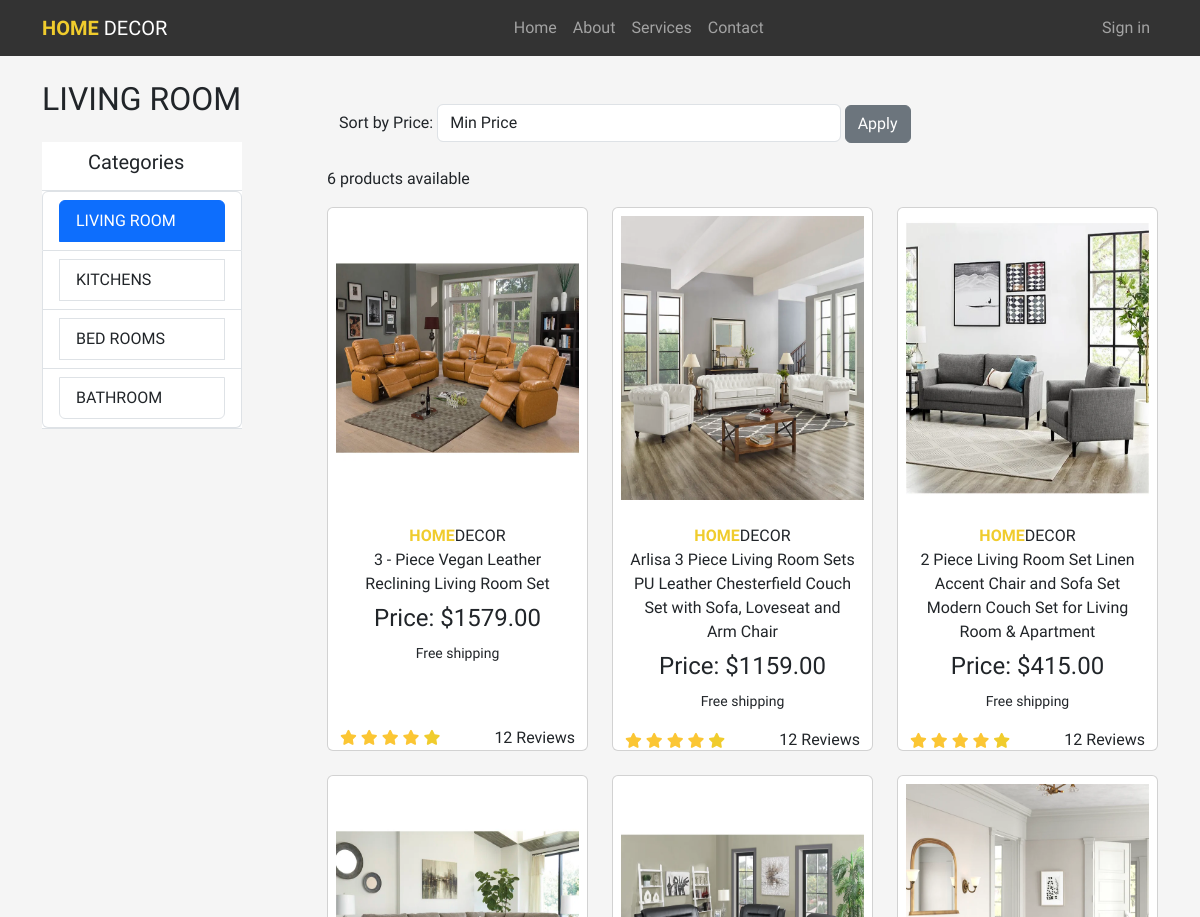
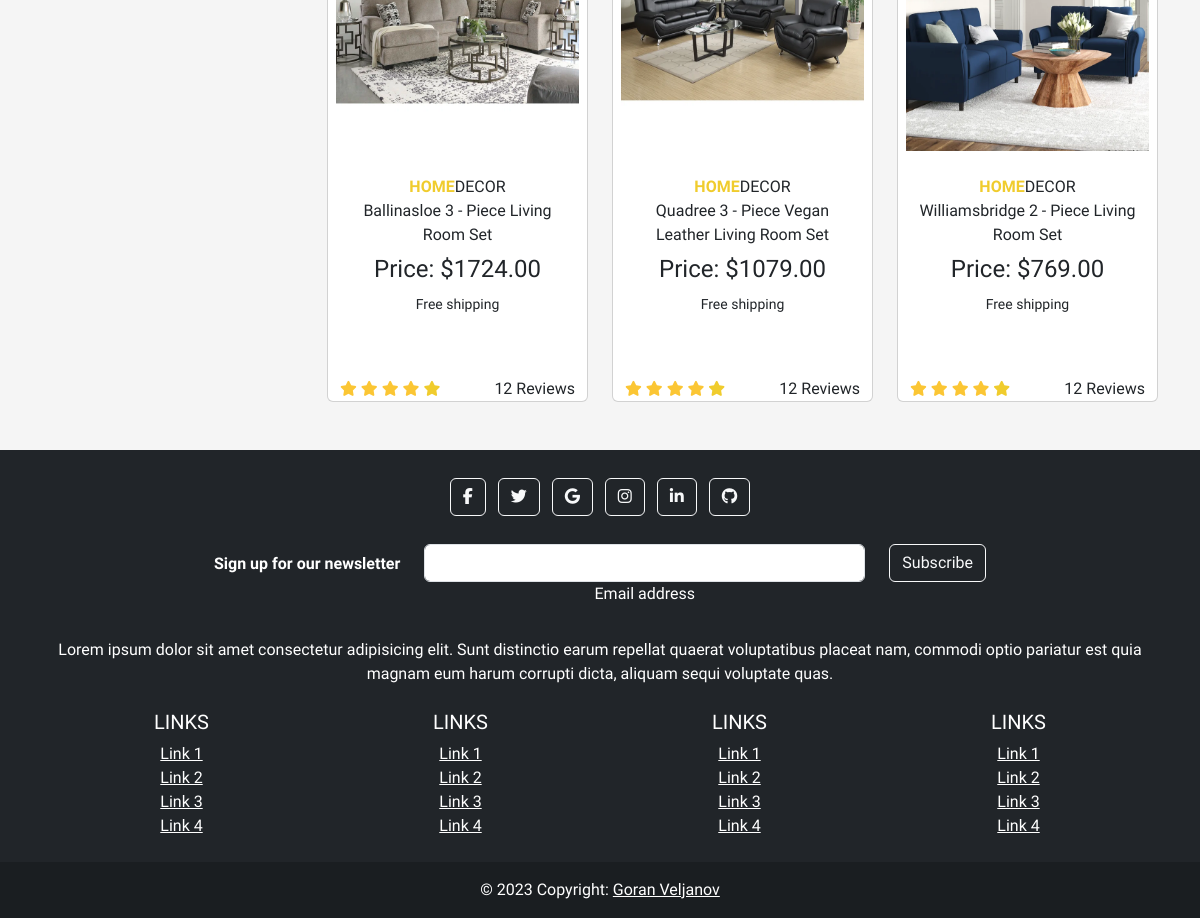
Screenshot of /category/3/ with the database file from the repository (2 pictures, top to bottom).
### homedecorapp/models.py (models this page shows, shortened)
class Category(models.Model):
    name = models.CharField(max_length=100)
    image = models.ImageField(upload_to='category_images/', null=True, blank=True)

class Product(models.Model):
    name = models.CharField(max_length=200)
    brand = models.CharField(max_length=200, default=' DECOR')
    color = models.CharField(max_length=200, default='')
    category = models.ForeignKey(Category, on_delete=models.CASCADE, related_name='products')
    price = models.DecimalField(max_digits=10, decimal_places=2)
    description = models.TextField()
    size = models.CharField(max_length=255, default='One Size')
    image = models.ImageField(upload_to='products/')
    created_at = models.DateTimeField(default=timezone.now)
    material = models.CharField(max_length=255, default='')

### homedecorapp/views.py (the view)
# urls.py: path('category/<int:category_id>/', category_page, name='category_page'),
def category_page(request, category_id):
    category = get_object_or_404(Category, id=category_id)
    products = Product.objects.filter(category=category)
    price_sort = request.GET.get('price_sort')
    all_categories = Category.objects.all()
    if price_sort == 'min':
        products = products.order_by('price')
    elif price_sort == 'max':
        products = products.order_by('-price')
    context = {
        'category': category,
        'products': products,
        'all_categories': all_categories,
    }
    return render(request, 'categoryPage.html', context)

### homedecorapp/templates/categoryPage.html (shortened to what this page needs)
<!DOCTYPE html>
<html lang="en">
<head>
    <link rel="stylesheet" href="https://cdnjs.cloudflare.com/ajax/libs/font-awesome/6.4.2/css/all.min.css"
/>
    <link href="https://cdn.jsdelivr.net/npm/bootstrap@5.3.1/dist/css/bootstrap.min.css" rel="stylesheet"
>
</head>
<body>
<header>
    <nav class="navbar navbar-expand-lg navbar-dark">
        <div class="container">
            <a class="navbar-brand text-uppercase brand" href="{% url 'index' %}"> Decor</a>
            <div class="collapse navbar-collapse justify-content-center" id="navbarNav">
                <ul class="navbar-nav flex-row ml-md-auto d-none d-md-flex">
                    <li class="nav-item active">
                        <a class="nav-link" href="{% url 'index' %}">Home</a>
                    </li>
                    <li class="nav-item">
                        <a class="nav-link" href="#">About</a>
                    </li>
                    <li class="nav-item">
                        <a class="nav-link" href="#">Services</a>
                    </li>
                    <li class="nav-item">
                        <a class="nav-link" href="#">Contact</a>
                    </li>
                </ul>
            </div>
            <ul class="navbar-nav flex-row ml-md-auto d-none d-md-flex justify-content-end">
                {% if user.is_authenticated %}
                <li class="nav-item">
                     <span class="nav-link text-white">
                     {% if user.is_authenticated and user.is_staff %}
                     <i class="fa-solid fa-user-plus text-whites"></i> {{ user.username }}
                     {% else %}
                     <i class="fa-solid fa-user text-white"></i> {{ user.username }}
                     {% endif %}
                     </span>
                </li>
                <li class="nav-item">
                    <a class="nav-link" href="{% url 'logout' %}"><i
                            class="fa-solid fa-arrow-right-from-bracket"></i></a>
                </li>
                {% else %}
                <li class="nav-item">
                    <a class="nav-link" href="{% url 'user_login' %}">Sign in</a>
                </li>
                {% endif %}
            </ul>
        </div>
    </nav>
</header>
<div class="container mt-4">
    <div class="row">
        <div class="col-md-3">
            <h2 class="mb-4">{{ category.name }}</h2>
            <div class="col-md-3">
                <div class="d-flex flex-column align-items-stretch flex-shrink-0 bg-white" style="width: 200px;">
                     <span
                             class="d-flex align-items-center flex-shrink-0 p-2 link-dark text-decoration-none border-bottom">
                        <svg class="bi me-2" width="30" height="24">
                           <use xlink:href="#bootstrap"></use>
                        </svg>
                        <h5>Categories</h5>
                     </span>
                    <div class="list-group list-group-flush border-bottom scrollarea">
                        <ul class="list-group">
                            {% for other_category in all_categories %}
                            <li class="list-group-item">
                                <a href="{% url 'category_page' other_category.id %}"
                                   class="list-group-item list-group-item-action {% if other_category.id == category.id %}active text-white{% endif %} py-2 lh-tight text-dark">{{ other_category.name }}</a>
                            </li>
                            {% endfor %}
                        </ul>
                    </div>
                </div>
            </div>
        </div>
        <br>
        <div class="col-md-9">
            <div class="container mt-4">
                <form method="get">
                    <div class="justify-content-between mb-3 d-inline">
                        <div class="form-group">
                            <label for="price-sort">Sort by Price:</label>
                            <select class="form-control d-inline" id="price-sort" name="price_sort" style="width: 50%">
                                <option value="min">Min Price</option>
                            </select>
                            <div class="form-group d-inline">
                            <button type="submit" class="btn btn-secondary">Apply</button>
                        </div>
                        </div>
                    </div>
                </form>
            </div>
            <br>
            <p>{{ category.products.all|length }} products available</p>
            <div class="row">
                {% for product in products %}
                <div class="col-md-4 mb-4">
                    <div class="card" style="height: 34rem;">
                        <a href="{% url 'product_page' product.id %}">
                            <img src="{{ product.image.url }}" class="card-img-top p-2" alt="{{ product.name }}"
                                 height="300px;">
                        </a>
                        <div class="card-body text-center">
                            <div class="card-text card-brand">{{ product.brand }}</div>
                            <div class="card-title">{{ product.name }}</div>
                            <h4 class="card-text">Price: ${{ product.price }}</h4>
                            <small>Free shipping</small>
                        </div>
                        <div class="container">
                            <div class="d-flex justify-content-between align-items-center">
                                <div class="ratings">
                                    <i class="fa fa-star rating-color"></i>
                                    <i class="fa fa-star rating-color"></i>
                                    <i class="fa fa-star rating-color"></i>
                                    <i class="fa fa-star rating-color"></i>
                                    <i class="fa fa-star"></i>
                                </div>
                                <h5 class="review-count">12 Reviews</h5>
                            </div>
                        </div>
                    </div>
                </div>
                {% endfor %}
            </div>
        </div>
    </div>
</div>
<br>
<footer class="bg-dark text-center text-white">
    <div class="container p-4">
        <section class="mb-4">
            <a class="btn btn-outline-light btn-floating m-1" href="#!" role="button"
            ><i class="fab fa-facebook-f"></i
            ></a>
            <a class="btn btn-outline-light btn-floating m-1" href="#!" role="button"
            ><i class="fab fa-twitter"></i
            ></a>
            <a class="btn btn-outline-light btn-floating m-1" href="#!" role="button"
            ><i class="fab fa-google"></i
            ></a>
            <a class="btn btn-outline-light btn-floating m-1" href="#!" role="button"
            ><i class="fab fa-instagram"></i
            ></a>
            <a class="btn btn-outline-light btn-floating m-1" href="#!" role="button"
            ><i class="fab fa-linkedin-in"></i
            ></a>
            <a class="btn btn-outline-light btn-floating m-1" href="#!" role="button"
            ><i class="fab fa-github"></i
            ></a>
        </section>
        <section class="">
            <form action="">
                <div class="row d-flex justify-content-center">
                    <div class="col-auto">
                        <p class="pt-2">
                            <strong>Sign up for our newsletter</strong>
                        </p>
                    </div>
                    <div class="col-md-5 col-12">
                        <div class="form-outline form-white mb-4">
                            <input type="email" id="form5Example21" class="form-control"/>
                            <label class="form-label" for="form5Example21">Email address</label>
                        </div>
                    </div>
                    <div class="col-auto">
                        <button type="submit" class="btn btn-outline-light mb-4">
                            Subscribe
                        </button>
                    </div>
                </div>
            </form>
        </section>
        <section class="mb-4">
            <p>
                Lorem ipsum dolor sit amet consectetur adipisicing elit. Sunt distinctio earum
                repellat quaerat voluptatibus placeat nam, commodi optio pariatur est quia magnam
                eum harum corrupti dicta, aliquam sequi voluptate quas.
            </p>
        </section>
        <section class="">
            <div class="row">
                <div class="col-lg-3 col-md-6 mb-4 mb-md-0">
                    <h5 class="text-uppercase">Links</h5>
                    <ul class="list-unstyled mb-0">
                        <li>
                            <a href="#!" class="text-white">Link 1</a>
                        </li>
                        <li>
                            <a href="#!" class="text-white">Link 2</a>
                        </li>
                        <li>
                            <a href="#!" class="text-white">Link 3</a>
                        </li>
                        <li>
                            <a href="#!" class="text-white">Link 4</a>
                        </li>
                    </ul>
                </div>
                <div class="col-lg-3 col-md-6 mb-4 mb-md-0">
                    <h5 class="text-uppercase">Links</h5>
                    <ul class="list-unstyled mb-0">
                        <li>
                            <a href="#!" class="text-white">Link 1</a>
                        </li>
                        <li>
                            <a href="#!" class="text-white">Link 2</a>
                        </li>
                        <li>
                            <a href="#!" class="text-white">Link 3</a>
                        </li>
                        <li>
                            <a href="#!" class="text-white">Link 4</a>
                        </li>
                    </ul>
                </div>
                <div class="col-lg-3 col-md-6 mb-4 mb-md-0">
                    <h5 class="text-uppercase">Links</h5>
                    <ul class="list-unstyled mb-0">
                        <li>
                            <a href="#!" class="text-white">Link 1</a>
                        </li>
                        <li>
                            <a href="#!" class="text-white">Link 2</a>
                        </li>
                        <li>
                            <a href="#!" class="text-white">Link 3</a>
                        </li>
                        <li>
                            <a href="#!" class="text-white">Link 4</a>
                        </li>
                    </ul>
                </div>
                <div class="col-lg-3 col-md-6 mb-4 mb-md-0">
                    <h5 class="text-uppercase">Links</h5>
                    <ul class="list-unstyled mb-0">
                        <li>
                            <a href="#!" class="text-white">Link 1</a>
                        </li>
                        <li>
                            <a href="#!" class="text-white">Link 2</a>
                        </li>
                        <li>
                            <a href="#!" class="text-white">Link 3</a>
                        </li>
                        <li>
                            <a href="#!" class="text-white">Link 4</a>
                        </li>
                    </ul>
                </div>
            </div>
        </section>
    </div>
    <div class="text-center p-3" style="background-color: rgba(0, 0, 0, 0.2);">
        © 2023 Copyright:
        <a class="text-white" href="#">Goran Veljanov</a>
    </div>
</footer>
</body>
</html>

### homedecorapp/templates/categoryPage.html (style rules this page uses)
body { background-color: #f5f5f5; }
.navbar { background-color: #333; }
.brand:before { color: #f0cc2d; content: 'HOME'; font-weight: bold; }
.card-brand:before { color: #f0cc2d; content: 'HOME'; font-weight: bold; }
* { font-family: Amaranth; }
.ratings { margin-right:10px; }
.ratings i { color:#f0cc2d; font-size:15px; }
.rating-color { color:#fbc634 !important; }
.review-count { font-weight:100; margin-bottom:1px; font-size:16px !important; }

### rows the page displays
Category: name "LIVING ROOM", products.all|length "6"
Category: name "KITCHENS"
Category: name "BED ROOMS"
Category: name "BATHROOM"
Product: image (picture), brand "DECOR", name "3 - Piece Vegan Leather Reclining Living Room Set", price "1579.00"
Product: image (picture), brand "DECOR", name "Arlisa 3 Piece Living Room Sets PU Leather Chesterfield Couch Set with Sofa, Loveseat and Arm Chair", price "1159.00"
Product: image (picture), brand "DECOR", name "2 Piece Living Room Set Linen Accent Chair and Sofa Set Modern Couch Set for Living Room & Apartment", price "415.00"
Product: image (picture), brand "DECOR", name "Ballinasloe 3 - Piece Living Room Set", price "1724.00"
Product: image (picture), brand "DECOR", name "Quadree 3 - Piece Vegan Leather Living Room Set", price "1079.00"
Product: image (picture), brand "DECOR", name "Williamsbridge 2 - Piece Living Room Set", price "769.00"
